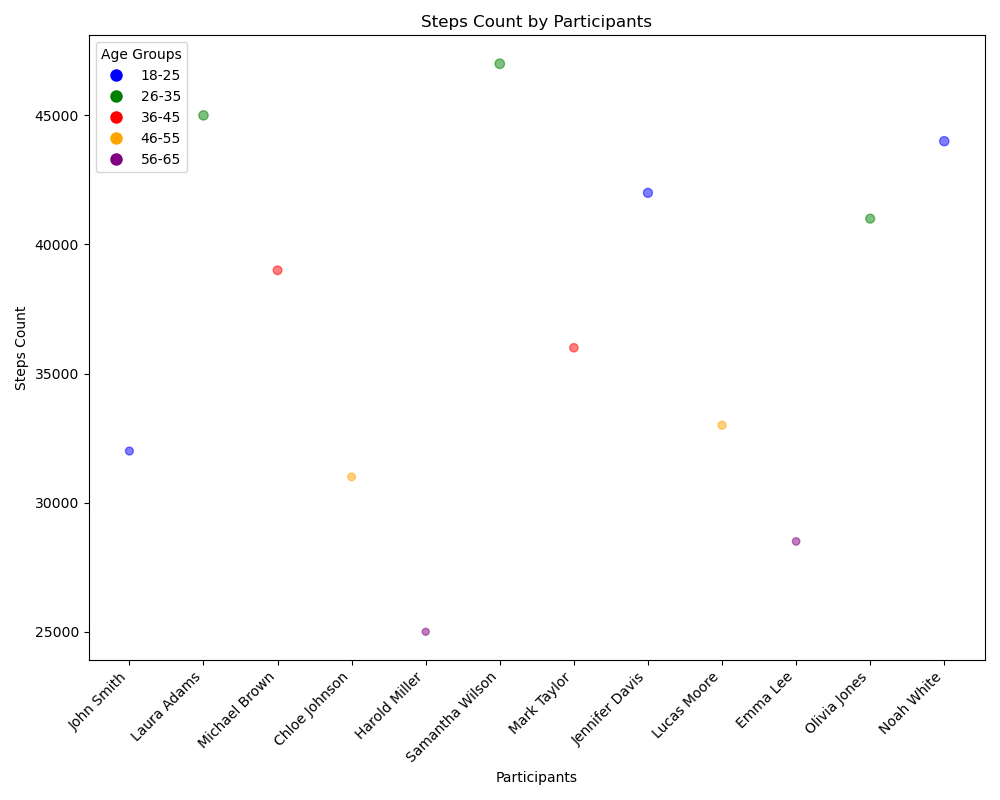

Write Python code to recreate this figure.

import matplotlib.pyplot as plt

# Define the data
data = [
    {'Participant_Name': 'John Smith', 'Age_Group': '18-25', 'Steps_Count': 32000, 'Challenge_Duration_Days': 30},
    {'Participant_Name': 'Laura Adams', 'Age_Group': '26-35', 'Steps_Count': 45000, 'Challenge_Duration_Days': 30},
    {'Participant_Name': 'Michael Brown', 'Age_Group': '36-45', 'Steps_Count': 39000, 'Challenge_Duration_Days': 30},
    {'Participant_Name': 'Chloe Johnson', 'Age_Group': '46-55', 'Steps_Count': 31000, 'Challenge_Duration_Days': 30},
    {'Participant_Name': 'Harold Miller', 'Age_Group': '56-65', 'Steps_Count': 25000, 'Challenge_Duration_Days': 30},
    {'Participant_Name': 'Samantha Wilson', 'Age_Group': '26-35', 'Steps_Count': 47000, 'Challenge_Duration_Days': 30},
    {'Participant_Name': 'Mark Taylor', 'Age_Group': '36-45', 'Steps_Count': 36000, 'Challenge_Duration_Days': 30},
    {'Participant_Name': 'Jennifer Davis', 'Age_Group': '18-25', 'Steps_Count': 42000, 'Challenge_Duration_Days': 30},
    {'Participant_Name': 'Lucas Moore', 'Age_Group': '46-55', 'Steps_Count': 33000, 'Challenge_Duration_Days': 30},
    {'Participant_Name': 'Emma Lee', 'Age_Group': '56-65', 'Steps_Count': 28500, 'Challenge_Duration_Days': 30},
    {'Participant_Name': 'Olivia Jones', 'Age_Group': '26-35', 'Steps_Count': 41000, 'Challenge_Duration_Days': 30},
    {'Participant_Name': 'Noah White', 'Age_Group': '18-25', 'Steps_Count': 44000, 'Challenge_Duration_Days': 30}
]

# Initialize x, y, sizes and colors lists
names = [d['Participant_Name'] for d in data]
x = list(range(len(names)))
y = [d['Steps_Count'] for d in data]
sizes = [d['Steps_Count'] / 1000 for d in data]  # Normalize sizes for bubble size representation
age_groups = [d['Age_Group'] for d in data]
colors = {'18-25': 'blue', '26-35': 'green', '36-45': 'red', '46-55': 'orange', '56-65': 'purple'}  # Age group colors
color_list = [colors[age.strip()] for age in age_groups]  # getColor for each participant

# Create the plot
plt.figure(figsize=(10, 8))

bubble = plt.scatter(x, y, s=sizes, c=color_list, alpha=0.5)  # Adding the alpha for transparency

# Adding labels and title
plt.title('Steps Count by Participants')
plt.xlabel('Participants')
plt.ylabel('Steps Count')

# Set x ticks
plt.xticks(x, names, rotation=45, ha='right')

# Add a color legend for age groups
from matplotlib.lines import Line2D

legend_elements = [Line2D([0], [0], marker='o', color='w', label=age_group, markerfacecolor=color, markersize=10) for age_group, color in colors.items()]
plt.legend(handles=legend_elements, title="Age Groups")

# Show the plot
plt.tight_layout()
plt.show()
